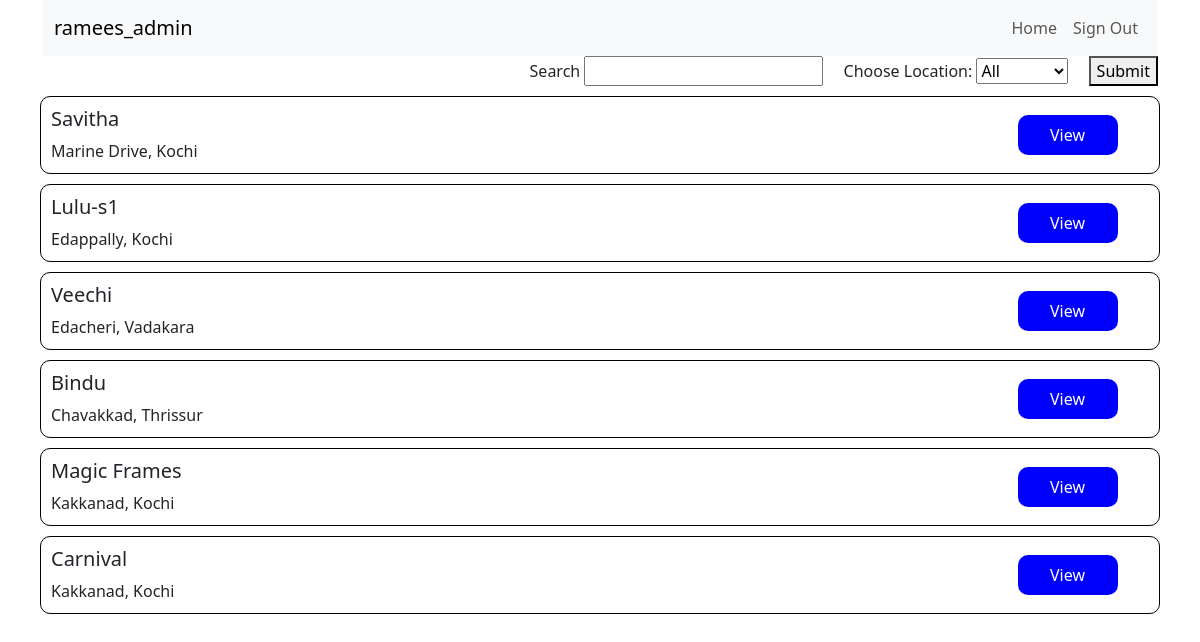
Screenshot of /admin/search (signed in) with the database file from the repository.
### application/model.py (models this page shows, shortened)
class Venue(db.Model):
	__tablename__ = 'venue'
	id = db.Column(db.Integer, autoincrement = True, primary_key = True)
	name = db.Column(db.String, nullable = False)
	place = db.Column(db.String, nullable = False)
	location = db.Column(db.String, nullable = False)
	capacity = db.Column(db.Integer, nullable = False)
	__table_args__ = (db.UniqueConstraint('name', 'location'), )

### application/controllers.py (the view)
@app.route("/admin/search", methods =["GET"])
@admin_login_required
def admin_search():
	query = request.args.get('q')
	location = request.args.get('location')
	if not query:
		query = ''
	if not location:
		location = 'all_locations'
	locations = get_all_locations()
	venues = []
	if query or location:
		venues = get_venues(query, location)
	return render_template('search_venue.html', q = query, selected_location = location, venues = venues,
	locations = locations,  hide_search_in_nav = True, show_home_in_nav = True)

### application/controller_utils.py (called while the page is built)
def admin_login_required(f):
	@wraps(f)
	def admin_wrapper(*args, **kwargs):
		if not is_authenticated(for_admin = True):
			return redirect(url_for('.logout'))
		return f(*args, **kwargs)
	return admin_wrapper

def is_authenticated(for_admin = False):
	user_id = -1
	if 'user_id' in session:
		user_id = session['user_id']
	type = 0
	if 'user_type' in session:
		type = session['user_type']
	type_matches = False
	if for_admin:
		type_matches = type == 1
	else:
		type_matches = type == 2
	return user_id and user_id > 0 and type_matches

def get_user_name():
	if 'user_name' in session:
		return session['user_name']
	return ''

### application/controllers.py (called while the page is built)
@app.context_processor
def inject_user():
    return dict(user_name = get_user_name())

### application/db_helper.py (called while the page is built)
def get_all_locations():
	query = db.session.query(Venue.location.distinct().label("location"))
	locations = [row.location for row in query.all()]
	return locations

def get_venues(q, location):
	query = db.session.query(Venue)
	if q:
		query = query.filter(Venue.name.contains(q))
	if location and location != 'all_locations':
		query = query.filter(Venue.location == location)
	return query.all()

### templates/search_venue.html (shortened to what this page needs)
{% extends "admin_base.html" %}
{% block user_name %}{{user_name}}{% endblock %}
{% block head %}
  {{ super() }}
{% endblock %}
{% block content %}
 <div>
  <div class="row">
     <div class="col-3"></div>
     <div class="col-9" style="display: flex; flex-direction: row-reverse;">
  <form action="/admin/search" method="get">
    <label for="q" >Search</label>
    <input type="text"  id="q" name="q" value="{{q}}">
    <label for="location" >Choose Location: </label>
  <select name="location" id="location">
    <option value="all_locations" {% if 'all_locations' == selected_location %} selected="selected"{% endif %}>All</option>
  </select>
   <button type="submit" name = "submit">Submit</button>
  </form>
  </div>
 <ul class="base-list">
{% for v in venues %}
<li class="base-list-item base-card">
  <div class="row align-items-center">
    <div class="col-10">
      <h5>{{v.name}}</h5>
      <h7>{{v.place}}, {{v.location}}</h7>
    </div>
    <div class="col-2">
            <a href="/admin/venue/venue_details/{{v.id}}" class="primary-button" >View</a>
       </div>
  </div>
</li>
{% endfor %}
</ul>
</div>
{% endblock %}

### static/style.css (style rules this page uses)
.primary-button { display:block; width:100px; height:40px; color:#fff; background: blue; }
.primary-button, .red-button, .small-button { display:flex; justify-content:center; align-items:center; text-decoration:none; margin:5px auto; border-radius:10px; }
.base-card { padding: 10px; border:1px solid #000; border-radius:10px; }
.base-list { list-style: none; padding: 10px; }
.base-list-item { margin-bottom: 10px; padding: 10px; border-radius:10px; }

### templates/search_venue.html (style rules this page uses)
form label, button { margin-left: 16px }

### rows the page displays
Venue: name "Savitha", place "Marine Drive", location "Kochi"
Venue: name "Lulu-s1", place "Edappally", location "Kochi"
Venue: name "Veechi", place "Edacheri", location "Vadakara"
Venue: name "Bindu", place "Chavakkad", location "Thrissur"
Venue: name "Magic Frames", place "Kakkanad", location "Kochi"
Venue: name "Carnival", place "Kakkanad", location "Kochi"

### other values shown
{{ user_name }} "ramees_admin"
